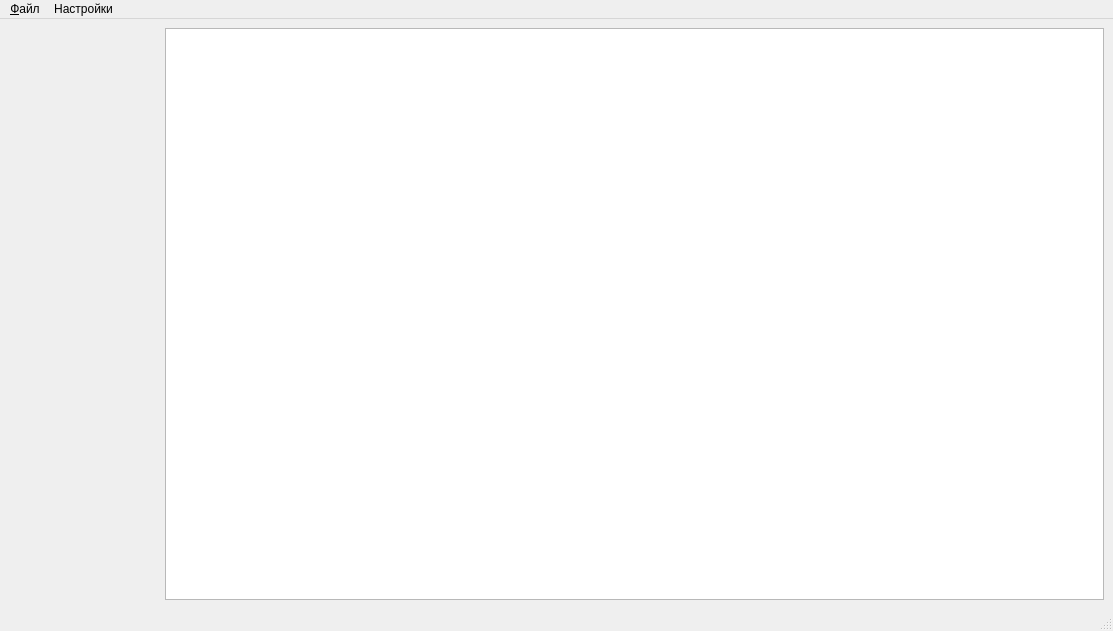
<?xml version="1.0" encoding="UTF-8"?>
<ui version="4.0">
 <class>MainWindow</class>
 <widget class="QMainWindow" name="MainWindow">
  <property name="geometry">
   <rect>
    <x>0</x>
    <y>0</y>
    <width>1113</width>
    <height>631</height>
   </rect>
  </property>
  <property name="windowTitle">
   <string>Измерение параметров усилителей</string>
  </property>
  <widget class="QWidget" name="centralwidget">
   <layout class="QHBoxLayout" name="horizontalLayout" stretch="2,12">
    <item>
     <layout class="QVBoxLayout" name="layInstrs">
      <property name="spacing">
       <number>0</number>
      </property>
      <item>
       <spacer name="verticalSpacer">
        <property name="orientation">
         <enum>Qt::Vertical</enum>
        </property>
        <property name="sizeHint" stdset="0">
         <size>
          <width>20</width>
          <height>40</height>
         </size>
        </property>
       </spacer>
      </item>
     </layout>
    </item>
    <item>
     <widget class="QTableView" name="tableMeasure">
      <property name="selectionBehavior">
       <enum>QAbstractItemView::SelectRows</enum>
      </property>
      <attribute name="horizontalHeaderMinimumSectionSize">
       <number>24</number>
      </attribute>
      <attribute name="verticalHeaderVisible">
       <bool>false</bool>
      </attribute>
      <attribute name="verticalHeaderDefaultSectionSize">
       <number>24</number>
      </attribute>
      <attribute name="verticalHeaderHighlightSections">
       <bool>false</bool>
      </attribute>
      <attribute name="verticalHeaderMinimumSectionSize">
       <number>24</number>
      </attribute>
     </widget>
    </item>
   </layout>
  </widget>
  <widget class="QMenuBar" name="menubar">
   <property name="geometry">
    <rect>
     <x>0</x>
     <y>0</y>
     <width>1113</width>
     <height>21</height>
    </rect>
   </property>
   <widget class="QMenu" name="menu">
    <property name="title">
     <string>&amp;Файл</string>
    </property>
    <addaction name="actExit"/>
   </widget>
   <widget class="QMenu" name="menu_2">
    <property name="title">
     <string>Настройки</string>
    </property>
    <addaction name="actParams"/>
   </widget>
   <addaction name="menu"/>
   <addaction name="menu_2"/>
  </widget>
  <widget class="QStatusBar" name="statusbar"/>
  <action name="actExit">
   <property name="text">
    <string>Выход</string>
   </property>
   <property name="toolTip">
    <string>Выйти из приложения</string>
   </property>
   <property name="statusTip">
    <string>Выйти из приложения</string>
   </property>
  </action>
  <action name="actParams">
   <property name="text">
    <string>Пароаметры...</string>
   </property>
  </action>
 </widget>
 <resources/>
 <connections>
  <connection>
   <sender>actExit</sender>
   <signal>triggered()</signal>
   <receiver>MainWindow</receiver>
   <slot>close()</slot>
   <hints>
    <hint type="sourcelabel">
     <x>-1</x>
     <y>-1</y>
    </hint>
    <hint type="destinationlabel">
     <x>361</x>
     <y>238</y>
    </hint>
   </hints>
  </connection>
 </connections>
</ui>
